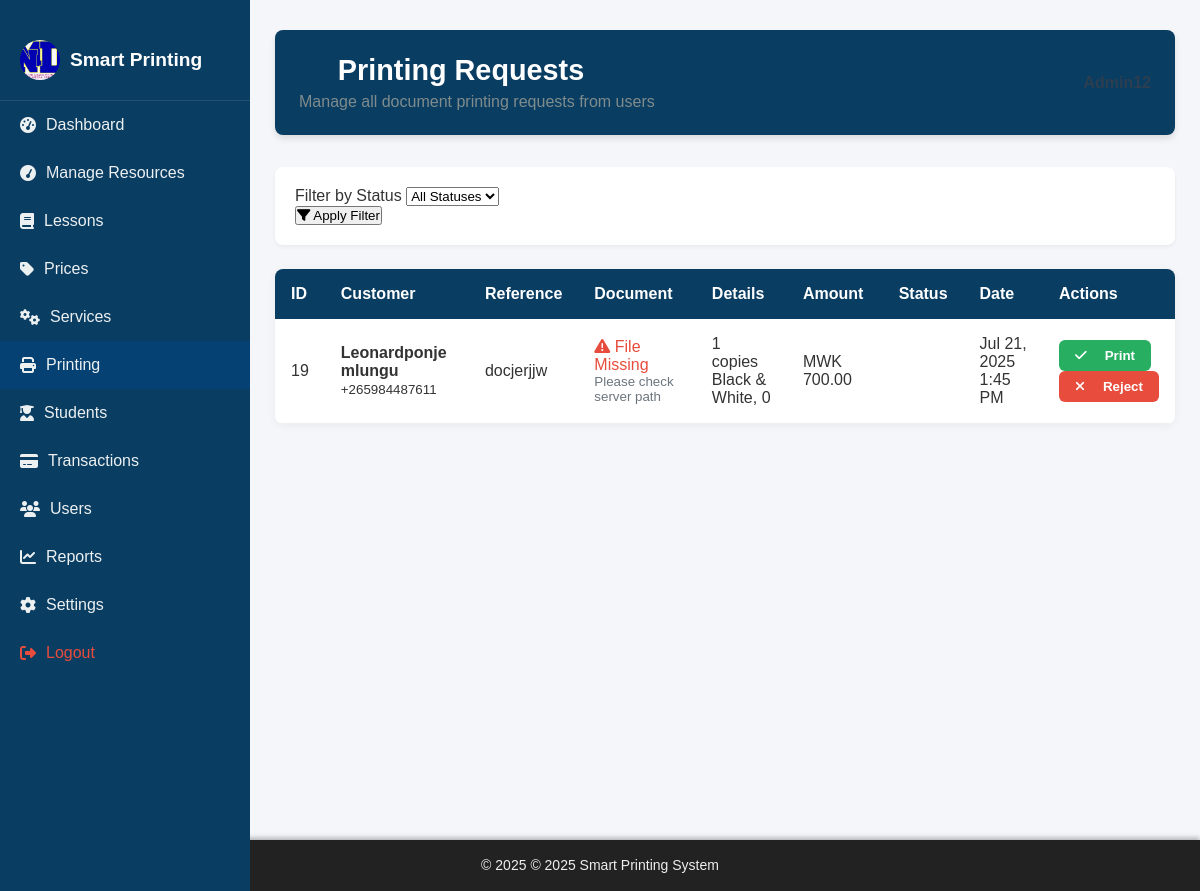
The app's page /admin/manage_uploads.php (signed in) with its own data.
### tables this page shows
CREATE TABLE IF NOT EXISTS `settings` (
  `id` int NOT NULL AUTO_INCREMENT,
  `business_name` varchar(255) NOT NULL DEFAULT 'Smart Printing System',
  `logo_path` varchar(255) DEFAULT 'assets/images/MND.jpeg',
  `contact_email` varchar(100) DEFAULT 'admin@example.com',
  `phone` varchar(50) DEFAULT NULL,
  `address` text,
  `paychangu_api_key` text,
  `mysql_user` varchar(50) DEFAULT 'root',
  `mysql_password` varchar(100) DEFAULT NULL,
  `created_at` timestamp NULL DEFAULT CURRENT_TIMESTAMP,
  `updated_at` timestamp NULL DEFAULT CURRENT_TIMESTAMP ON UPDATE CURRENT_TIMESTAMP,
  `site_timezone` varchar(100) DEFAULT 'Africa/Blantyre',
  `footer_text` varchar(255) DEFAULT '© 2025 Mungu Ni Dawa',
  `maintenance_mode` tinyint(1) DEFAULT '0',
  PRIMARY KEY (`id`)
);

CREATE TABLE IF NOT EXISTS `payments` (
  `id` int NOT NULL AUTO_INCREMENT,
  `transaction_id` varchar(100) DEFAULT NULL,
  `email` varchar(100) DEFAULT NULL,
  `transaction_reference` varchar(255) DEFAULT NULL,
  `user_id` int DEFAULT NULL,
  `order_id` int DEFAULT NULL,
  `lesson_id` int DEFAULT NULL,
  `amount` decimal(10,2) DEFAULT NULL,
  `status` varchar(50) DEFAULT NULL,
  `payment_method` varchar(50) DEFAULT NULL,
  `paid_at` timestamp NULL DEFAULT CURRENT_TIMESTAMP,
  `payment_date` datetime DEFAULT CURRENT_TIMESTAMP,
  `confirmed` tinyint(1) NOT NULL DEFAULT '0',
  PRIMARY KEY (`id`),
  KEY `user_id` (`user_id`),
  KEY `order_id` (`order_id`),
  KEY `lesson_id` (`lesson_id`)
);

CREATE TABLE IF NOT EXISTS `transactions` (
  `id` int NOT NULL AUTO_INCREMENT,
  `user_id` int NOT NULL,
  `customer_name` varchar(255) DEFAULT NULL,
  `customer_contact` varchar(20) DEFAULT NULL,
  `reference_code` varchar(100) NOT NULL,
  `file_name` varchar(255) DEFAULT NULL,
  `original_filename` varchar(255) DEFAULT NULL,
  `copies` int DEFAULT NULL,
  `color_type` varchar(50) DEFAULT NULL,
  `page_size` varchar(10) DEFAULT NULL,
  `total_amount` decimal(10,2) DEFAULT NULL,
  `service_id` int DEFAULT NULL,
  `amount` decimal(10,2) DEFAULT '0.00',
  `status` enum('Pending','Processing','Completed','Failed','Cancelled') DEFAULT 'Pending',
  `created_at` timestamp NULL DEFAULT CURRENT_TIMESTAMP,
  PRIMARY KEY (`id`),
  KEY `user_id` (`user_id`),
  KEY `service_id` (`service_id`)
);

### admin/includes/load_settings.php (called while the page is built, shortened)
<?php
$settings = [
    'business_name' => 'Smart Printing System',
    'logo_path' => '/smart-printing-system/assets/images/logo.png',
    'contact_email' => '',
    'address' => '',
    'whatsapp_number' => '',
    'footer_text' => '© ' . date('Y') . ' Smart Printing System — All rights reserved.',
    'site_timezone' => 'Africa/Blantyre',
    'maintenance_mode' => 0
];
$result = $conn->query("SELECT business_name, logo_path, contact_email, address, phone, site_timezone, footer_text, maintenance_mode FROM settings WHERE id = 1 LIMIT 1");
if ($result && $result->num_rows > 0) {
    $row = $result->fetch_assoc();
    foreach ($row as $key => $value) {
        if (!empty($value)) {
            $settings[$key] = $value;
        }
    }
}
?>

### admin/manage_uploads.php (the view, shortened to what this page needs)
<?php
include 'includes/functions.php';
include 'includes/load_settings.php';
$status_filter = isset($_GET['status']) ? $_GET['status'] : '';
$query = "SELECT t.*, u.name as user_name, u.email as user_email, p.status as payment_status
          FROM transactions t
          JOIN users u ON t.user_id = u.id
          JOIN payments p ON p.transaction_id = t.id
          WHERE p.status = 'success'";
$query .= " ORDER BY t.created_at DESC";
$result = $conn->query($query);
?>
<!DOCTYPE html>
<html lang="en">
<head>
    <link rel="stylesheet" href="/smart-printing-system/assets/css/admin_style.css">
    <link rel="stylesheet" href="https://cdnjs.cloudflare.com/ajax/libs/font-awesome/6.5.0/css/all.min.css">
</head>
<body>
<div class="admin-wrapper">
    <div class="sidebar">
        <div class="logo">
            <img src="<?= htmlspecialchars($settings['logo_path']) ?>" alt="Logo" class="logo-img">
            <span><?= htmlspecialchars($settings['business_name']) ?></span>
        </div>
        <a href="dashboard.php"><i class="fas fa-tachometer-alt"></i> Dashboard</a>
        <a href="manage_resources.php"><i class="fas fa-tachometer"></i> Manage Resources</a>
        <a href="manage_lessons.php"><i class="fas fa-book"></i> Lessons</a>
        <a href="manage_prices.php"><i class="fas fa-tag"></i> Prices</a>
        <a href="manage_services.php"><i class="fas fa-cogs"></i> Services</a>
        <a href="manage_uploads.php" class="active"><i class="fas fa-print"></i> Printing</a>
        <a href="manage_students.php"><i class="fas fa-user-graduate"></i> Students</a>
        <a href="manage_transactions.php"><i class="fas fa-credit-card"></i> Transactions</a>
        <a href="manage_users.php"><i class="fas fa-users"></i> Users</a>
        <a href="reports.php"><i class="fas fa-chart-line"></i> Reports</a>
        <a href="settings.php"><i class="fas fa-cog"></i> Settings</a>
        <a href="logout.php" style="color: red;"><i class="fas fa-sign-out-alt"></i> Logout</a>
    </div>
    <div class="main-content">
        <header class="dashboard-header">
            <div class="header-content">
                <h1><i class="fas fa-print"></i> Printing Requests</h1>
                <p>Manage all document printing requests from users</p>
            </div>
            <div class="user-profile">
                <i class="fas fa-user-circle"></i>
                <span><?= htmlspecialchars($_SESSION['users']['username']) ?></span>
            </div>
        </header>
        <div class="filter-card">
            <form method="GET">
                <div class="form-row">
                    <div class="form-group">
                        <label for="status">Filter by Status</label>
                        <select name="status" id="status" class="form-control">
                            <option value="">All Statuses</option>
                        </select>
                    </div>
                    <button type="submit" class="btn-primary">
                        <i class="fas fa-filter"></i> Apply Filter
                    </button>
                </div>
            </form>
        </div>
        <div class="card">
            <div class="table-responsive">
                <?php if ($result->num_rows === 0): ?>
                    <div class="empty-state">
                        <i class="fas fa-print fa-3x"></i>
                        <h3>No Paid Printing Requests Found</h3>
                        <p>There are currently no paid documents awaiting processing.</p>
                        <?php if (!empty($status_filter)): ?>
                            <a href="?status=" class="action-btn btn-print" style="margin-top: 15px;">
                                <i class="fas fa-undo"></i> Clear Filter
                            </a>
                        <?php endif; ?>
                    </div>
                <?php else: ?>
                    <table class="requests-table">
                        <thead>
                            <tr>
                                <th>ID</th>
                                <th>Customer</th>
                                <th>Reference</th>
                                <th>Document</th>
                                <th>Details</th>
                                <th>Amount</th>
                                <th>Status</th>
                                <th>Date</th>
                                <th>Actions</th>
                            </tr>
                        </thead>
                        <tbody>
                            <?php while ($row = $result->fetch_assoc()): ?>
                                <tr>
                                    <td><?= $row['id'] ?></td>
                                    <td>
                                        <strong><?= htmlspecialchars($row['customer_name']) ?></strong><br>
                                        <small><?= htmlspecialchars($row['customer_contact']) ?></small>
                                    </td>
                                    <td><?= htmlspecialchars($row['reference_code']) ?></td>
                                    <td>
                                        <?php
                                        $baseDir = 'C:/wamp64/www/smart-printing-system/uploads/notes/';
                                        $filename = basename($row['file_name']);
                                        $fullPath = $baseDir . $filename;
                                        if (file_exists($fullPath)): ?>
                                            <div class="file-actions">
                                                <a href="download.php?id=<?= $row['id'] ?>"
                                                   class="btn-view"
                                                   title="Download with original filename">
                                                    <i class="fas fa-download"></i> Download
                                                </a>
                                                <small class="file-info"><?= htmlspecialchars($row['original_filename'] ?? $filename) ?></small>
                                            </div>
                                        <?php else: ?>
                                            <span class="text-danger">
                                                <i class="fas fa-exclamation-triangle"></i> File Missing
                                            </span>
                                            <small class="d-block text-muted">Please check server path</small>
                                        <?php endif; ?>
                                    </td>
                                    <td>
                                        <?= $row['copies'] ?> copies<br>
                                        <?= htmlspecialchars($row['color_type']) ?>, <?= htmlspecialchars($row['page_size']) ?>
                                    </td>
                                    <td>MWK <?= number_format($row['total_amount'], 2) ?></td>
                                    <td>
                                        <span class="status-badge status-<?= strtolower($row['status']) ?>">
                                        </span>
                                    </td>
                                    <td><?= date('M j, Y g:i A', strtotime($row['created_at'])) ?></td>
                                    <td>
                                        <?php if ($row['status'] !== 'Completed' && $row['status'] !== 'Rejected'): ?>
                                            <form method="POST" class="inline-form">
                                                <button type="submit" class="action-btn btn-print"
                                                        onclick="return confirm('Mark this document as printed?')">
                                                    <i class="fas fa-check"></i> Print
                                                </button>
                                            </form>
                                            <form method="POST" class="inline-form">
                                                <button type="submit" class="action-btn btn-reject"
                                                        onclick="return confirm('Reject this printing request?')">
                                                    <i class="fas fa-times"></i> Reject
                                                </button>
                                            </form>
                                        <?php endif; ?>
                                    </td>
                                </tr>
                            <?php endwhile; ?>
                        </tbody>
                    </table>
                <?php endif; ?>
            </div>
        </div>
    </div>
</div>
<?php include 'includes/footer.php'; ?>
</body>
</html>

### admin/includes/footer.php (shortened to what this page needs)
<footer id="admin-footer" style="
    background-color: #222;
    color: #eee;
    text-align: center;
    padding: 15px 20px;
    font-size: 14px;
    font-family: 'Segoe UI', Tahoma, Geneva, Verdana, sans-serif;
    box-shadow: 0 -2px 5px rgba(0,0,0,0.3);
    position: relative;
    bottom: 0;
    width: 100%;
    margin-top: 40px;
    user-select: none;
">
  <p style="margin: 0; line-height: 1.5;">
    &copy; <?php echo date("Y"); ?>
    <?php
      echo !empty($settings['footer_text'])
           ? htmlspecialchars($settings['footer_text'])
           : 'Smart Printing System — All rights reserved.';
    ?>
  </p>
</footer>

### assets/css/admin_style.css (style rules this page uses)
* { margin: 0; padding: 0; box-sizing: border-box; font-family: 'Arial', sans-serif; }
body { background-color: #f4f6f9; color: #333; overflow-x: hidden; }
.admin-wrapper { display: flex; min-height: 100vh; }
.sidebar { width: 250px; background-color: #0a3d62; color: #fff; padding: 20px 0; position: fixed; top: 0; bottom: 0; left: 0; overflow-y: auto; z-index: 1000; }
.sidebar .logo { display: flex; align-items: center; padding: 20px; border-bottom: 1px solid rgba(255, 255, 255, 0.1); }
.sidebar .logo-img { width: 40px; height: 40px; margin-right: 10px; border-radius: 50%; object-fit: cover; }
.sidebar span { font-size: 1.2rem; font-weight: bold; }
.sidebar a { display: flex; align-items: center; padding: 15px 20px; color: #ecf0f1; text-decoration: none; transition: background 0.3s ease; }
.sidebar a i { margin-right: 10px; }
.sidebar a:hover, .sidebar a.active { background-color: #064173; }
.sidebar a[style*="color: red"] { color: #e74c3c !important; }
.main-content { margin-left: 250px; padding: 30px 25px; width: calc(100% - 250px); transition: margin-left 0.3s ease; }
.dashboard-header { display: flex; justify-content: space-between; align-items: center; background-color: #fff; padding: 20px; border-radius: 12px; box-shadow: 0 6px 18px rgba(0, 0, 0, 0.08); margin-bottom: 25px; flex-wrap: wrap; }
.header-content h1 { font-size: 1.8rem; display: flex; align-items: center; }
.header-content h1 i { margin-right: 10px; color: #0a3d62; }
.header-content p { color: #7f8c8d; margin-top: 6px; }
.user-profile { display: flex; align-items: center; font-size: 1rem; color: #2c3e50; }
.user-profile i { font-size: 1.5rem; margin-right: 10px; color: #0a3d62; }
.user-profile span { font-weight: bold; }
.action-btn { display: flex; align-items: center; justify-content: center; padding: 15px; background-color: #0a3d62; color: #fff; text-decoration: none; border-radius: 8px; font-weight: 600; transition: background 0.3s ease; }
.action-btn i { margin-right: 10px; }
.sidebar { width: 250px; background-color: #0a3d62; color: #fff; padding: 20px 0; position: fixed; top: 0; bottom: 0; left: 0; overflow-y: auto; z-index: 1000; transition: transform 0.3s ease; }

### admin/manage_uploads.php (style rules this page uses)
:root { --primary: #0a3d62; --primary-light: #1e5d8a; --success: #27ae60; --warning: #f39c12; --danger: #e74c3c; --light: #f8f9fa; --dark: #343a40; }
.dashboard-header { background-color: var(--primary); color: white; padding: 1.5rem; border-radius: 8px; margin-bottom: 2rem; box-shadow: 0 4px 6px rgba(0,0,0,0.1); }
.filter-card { background: white; padding: 1.25rem; border-radius: 8px; box-shadow: 0 2px 4px rgba(0,0,0,0.05); margin-bottom: 1.5rem; }
.requests-table { width: 100%; border-collapse: collapse; background: white; border-radius: 8px; overflow: hidden; box-shadow: 0 2px 10px rgba(0,0,0,0.05); }
.requests-table th { background: var(--primary); color: white; padding: 1rem; text-align: left; }
.requests-table td { padding: 1rem; border-bottom: 1px solid #eee; }
.status-badge { display: inline-block; padding: 0.35rem 0.75rem; border-radius: 50px; font-size: 0.85rem; font-weight: 600; }
.action-btn { padding: 0.5rem 1rem; border-radius: 6px; border: none; font-weight: 600; cursor: pointer; transition: all 0.2s; display: inline-flex; align-items: center; gap: 0.5rem; }
.btn-print { background-color: var(--success); color: white; }
.btn-reject { background-color: var(--danger); color: white; }
.text-danger { color: #e74c3c; }
.text-muted { color: #6c757d; }
.d-block { display: block; }

### records on screen
settings: logo_path (picture), business_name "Smart Printing", footer_text "© 2025 Smart Printing System"
payments: transaction "19", transaction.customer_name "Leonardponje mlungu", transaction.customer_contact "+265984487611", transaction.reference_code "docjerjjw", transaction.copies "1", transaction.color_type "Black & White", transaction.page_size "0", transaction.total_amount "700.00", transaction.created_at "Jul 21, 2025 1:45 PM"
